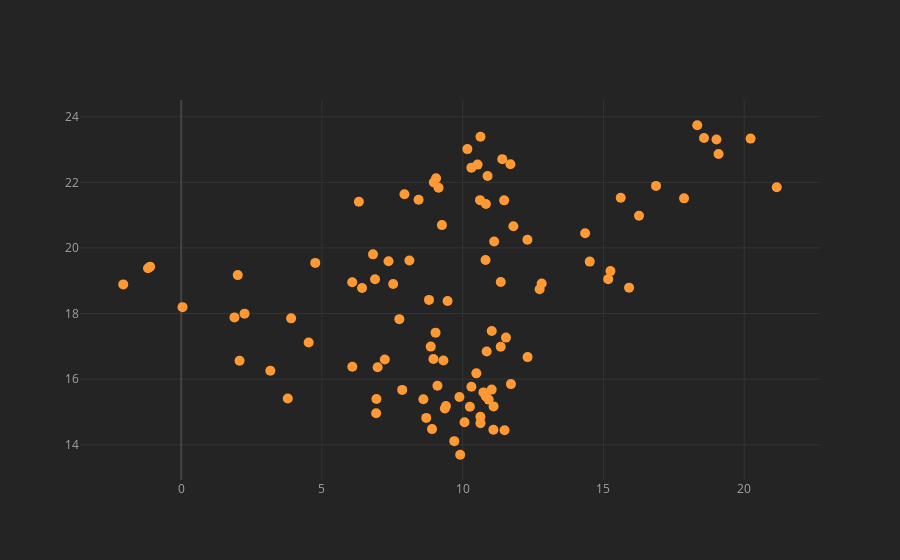

The code cell stored with this chart in its notebook:
### Code cell
df.iplot(x = 'A', y = 'B', mode = 'markers', size = 10)
